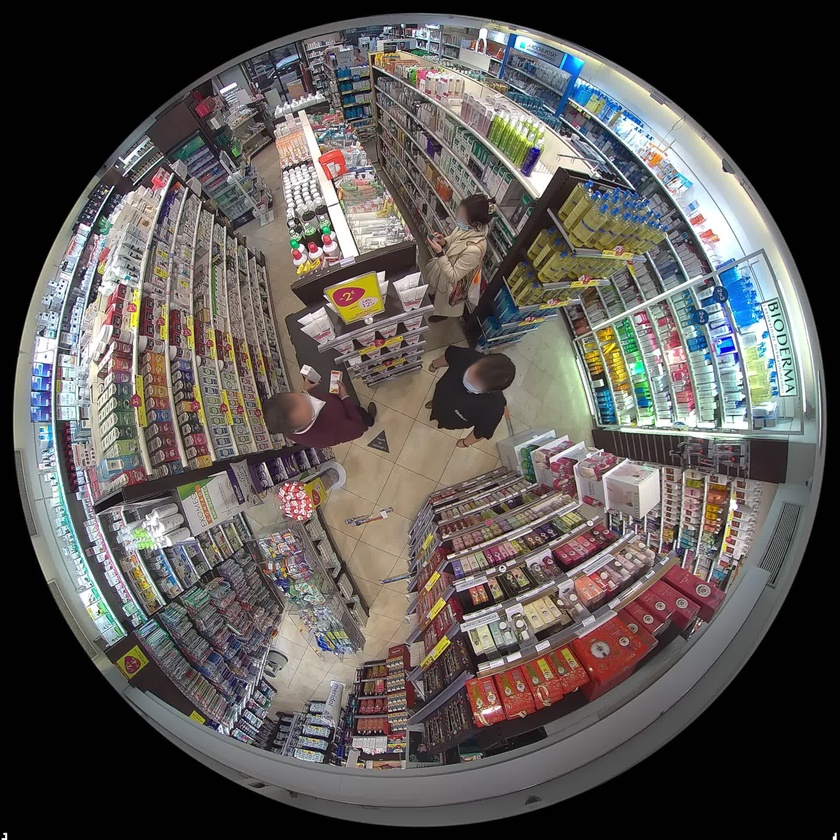
//> input picture images/fisheye.jpg, 840 x 840 px, shrunk from 1920 x 1920 before the run
$ ./unwarper ../../../images/fisheye.jpg   (built with g++ and OpenCV 4)
//> lines starting //> are read from the running program, lines starting //| are printed output that depends on the picture
/*
 * OpenCV Fisheye Unwarper - C++ Implementation
 *
 * A C++ program that uses OpenCV's fisheye features to dewarp fisheye images
 * into multiple perspective views, maintaining compatibility with the Python
 * unwrapper implementations.
 */

#include <opencv2/opencv.hpp>
#include <opencv2/imgproc.hpp>
#include <iostream>
#include <string>
#include <vector>
#include <filesystem>
#include <cmath>
#include <algorithm>
#include <stdexcept>
#include <ranges>

namespace fs = std::filesystem;

class OpenCVDewarper {
private:
    int width{};
    int height{};
    int output_width{};
    int output_height{};
    int zones{};
    cv::Mat K;  // Camera intrinsic matrix
    cv::Mat D;  // Distortion coefficients
    std::vector<cv::Mat> remap_tables;

public:
    explicit OpenCVDewarper(const int w, const int h, const int z = 5)
        : width(w), height(h), zones(z) {
        output_width = width / 2;
        output_height = height / 2;

        // Camera intrinsic parameters for fisheye lens
        K = cv::Mat::zeros(3, 3, CV_32F);
        K.at<float>(0, 0) = width / 2.0f;
        K.at<float>(1, 1) = height / 2.0f;
        K.at<float>(0, 2) = width / 2.0f;
        K.at<float>(1, 2) = height / 2.0f;
        K.at<float>(2, 2) = 1.0f;

        // Distortion coefficients (assuming no distortion for simplicity)
        D = cv::Mat::zeros(4, 1, CV_32F);

        // Create remapping tables for all zones
        createDewarpMapping();
    }

    void createDewarpMapping() {
        remap_tables.clear();

        for (int zone_id = 0; zone_id < zones; ++zone_id) {
            // Calculate rotation angles for each zone
            constexpr double yaw = 0.0;      // No rotation around Y axis
            constexpr double pitch = 45.0;   // Look up 45 degrees
            const double roll = 360.0 * zone_id / zones;  // Different for each zone

            // Convert to radians
            constexpr double yaw_rad = yaw * CV_PI / 180.0;
            constexpr double pitch_rad = pitch * CV_PI / 180.0;
            const double roll_rad = roll * CV_PI / 180.0;

            // Calculate rotation matrices
            cv::Mat R_x = cv::Mat::zeros(3, 3, CV_32F);
            R_x.at<float>(0, 0) = 1.0f;
            R_x.at<float>(1, 1) = cos(pitch_rad);
            R_x.at<float>(1, 2) = -sin(pitch_rad);
            R_x.at<float>(2, 1) = sin(pitch_rad);
            R_x.at<float>(2, 2) = cos(pitch_rad);

            cv::Mat R_y = cv::Mat::zeros(3, 3, CV_32F);
            R_y.at<float>(0, 0) = cos(yaw_rad);
            R_y.at<float>(0, 2) = sin(yaw_rad);
            R_y.at<float>(1, 1) = 1.0f;
            R_y.at<float>(2, 0) = -sin(yaw_rad);
            R_y.at<float>(2, 2) = cos(yaw_rad);

            cv::Mat R_z = cv::Mat::zeros(3, 3, CV_32F);
            R_z.at<float>(0, 0) = cos(roll_rad);
            R_z.at<float>(0, 1) = -sin(roll_rad);
            R_z.at<float>(1, 0) = sin(roll_rad);
            R_z.at<float>(1, 1) = cos(roll_rad);
            R_z.at<float>(2, 2) = 1.0f;

            // Combined rotation matrix
            cv::Mat R = R_z * R_y * R_x;

            // New camera matrix for the perspective view
            cv::Mat K_new = cv::Mat::zeros(3, 3, CV_32F);
            K_new.at<float>(0, 0) = output_width / 2.0f;
            K_new.at<float>(1, 1) = output_height / 2.0f;
            K_new.at<float>(0, 2) = output_width / 2.0f;
            K_new.at<float>(1, 2) = output_height / 2.0f;
            K_new.at<float>(2, 2) = 1.0f;

            // Create remapping tables
            cv::Mat map_x(output_height, output_width, CV_32F);
            cv::Mat map_y(output_height, output_width, CV_32F);

            for (int y = 0; y < output_height; ++y) {
                for (int x = 0; x < output_width; ++x) {
                    // Convert to homogeneous coordinates
                    const cv::Mat point = (cv::Mat_<float>(3, 1) << x, y, 1.0f);

                    // Project to 3D ray directions
                    const cv::Mat ray = K_new.inv() * point;

                    // Normalize ray
                    const float norm = cv::norm(ray);
                    const cv::Mat normalized_ray = ray / norm;

                    // Transform ray to fisheye camera coordinate system
                    const cv::Mat ray_fisheye = R * normalized_ray;

                    // Project fisheye ray to image coordinates
                    // For fisheye, we use spherical projection
                    float z = ray_fisheye.at<float>(2, 0);
                    z = std::clamp(z, -1.0f, 1.0f);  // Clamp to avoid domain errors
                    const float theta = std::acos(z);  // Angle from optical axis
                    const float phi = std::atan2(ray_fisheye.at<float>(1, 0), ray_fisheye.at<float>(0, 0));  // Azimuthal angle

                    // Map to fisheye image coordinates
                    // Assuming equidistant fisheye projection model
                    const float r = theta * width / CV_PI;  // Radius in fisheye image

                    // Convert to Cartesian coordinates
                    const float src_x = r * std::cos(phi) + width / 2.0f;
                    const float src_y = r * std::sin(phi) + height / 2.0f;

                    // Clip to valid range using std::clamp (C++17)
                    const float clamped_src_x = std::clamp(src_x, 0.0f, static_cast<float>(width - 1));
                    const float clamped_src_y = std::clamp(src_y, 0.0f, static_cast<float>(height - 1));

                    map_x.at<float>(y, x) = clamped_src_x;
                    map_y.at<float>(y, x) = clamped_src_y;
                }
            }

            remap_tables.push_back(map_x);
            remap_tables.push_back(map_y);
        }
    }

    cv::Mat dewarpFrame(const cv::Mat& image, const int zone_id) const {
        if (zone_id < 0 || zone_id >= zones) {
            throw std::invalid_argument("Invalid zone_id");
        }

        cv::Mat output;
        cv::remap(image, output,
                 remap_tables[zone_id * 2],
                 remap_tables[zone_id * 2 + 1],
                 cv::INTER_NEAREST,
                 cv::BORDER_CONSTANT,
                 cv::Scalar(0, 0, 0));

        return output;
    }

    int getZones() const { return zones; }
};

void printUsage(const char* programName) noexcept {
    std::cout << "Usage: " << programName << " <input_image> [options]\n"
              << "Options:\n"
              << "  --output-dir <dir>    Output directory (default: current directory)\n"
              << "  --prefix <prefix>     Output filename prefix (default: input filename)\n"
              << "  --repeat-dewarp <n>   Number of repetition of dewarping for performance testing (default: 1)\n"
              << "  --help                Show this help message\n";
}


int main(const int argc, char** argv) {
    if (argc < 2) {
        printUsage(argv[0]);
        return -1;
    }

    const std::string input_image = argv[1];
    std::string output_dir = ".";
    std::string prefix = "";
    int repeat_dewarp = 1;

    // Parse command line arguments
    for (int i = 2; i < argc; ++i) {
        const std::string arg = argv[i];
        if (arg == "--output-dir" && i + 1 < argc) {
            output_dir = argv[++i];
        } else if (arg == "--prefix" && i + 1 < argc) {
            prefix = argv[++i];
        } else if (arg == "--repeat-dewarp" && i + 1 < argc) {
            repeat_dewarp = std::stoi(argv[++i]);
            if (repeat_dewarp < 1) repeat_dewarp = 1;  // Ensure at least 1 repetition
        } else if (arg == "--help") {
            printUsage(argv[0]);
            return 0;
        }
    }

    // Validate input file
    if (!fs::exists(input_image)) {
        std::cerr << "Error: Input file '" << input_image << "' does not exist\n";
        return -1;
    }

    // Create output directory if needed
    if (!fs::exists(output_dir)) {
        fs::create_directories(output_dir);
    }

    // Set default prefix if not provided
    if (prefix.empty()) {
        prefix = fs::path(input_image).stem().string();
    }

    try {
        // Load input image
        std::cout << "Loading image: " << input_image << std::endl;
        cv::Mat image = cv::imread(input_image);
//> image is the input picture: 840 rows x 840 cols, CV_8UC3; mean B, G, R 83.6, 86.5, 90.8
        if (image.empty()) {
            std::cerr << "Error: Could not load image: " << input_image << std::endl;
            return -1;
        }

        const int height = image.rows;
//> height = 840
        const int width = image.cols;
//> width = 840

        // Initialize dewarper
        std::cout << "Initializing dewarper for " << width << "x" << height << " image" << std::endl;
//| Initializing dewarper for 840x840 image
        const OpenCVDewarper dewarper(width, height, 5);

        // Repeat dewarping for performance testing
        std::cout << "Repeat dewarp " << (repeat_dewarp) << std::endl;
        // Process each zone using range-based loop
        for (const auto zone_id : std::views::iota(0, dewarper.getZones())) {
            cv::Mat zone_image;

            for (int i = 0; i < repeat_dewarp; ++i) {
                zone_image = dewarper.dewarpFrame(image, zone_id);
                image.at<cv::Vec3b>(i&0xFF, 0) = zone_image.at<cv::Vec3b>(i&0xFF,i&0xFF); // Prevent optimization
                //std::cout << "Dewarping zone " << (zone_id + 1) << ", iteration " << (i + 1) << std::endl;
            }
            const std::string output_path = output_dir + "/" + prefix + "_" +
                                            std::to_string(zone_id + 1) + "_cpp.jpg";

            cv::imwrite(output_path, zone_image);
            std::cout << "Saved view " << (zone_id + 1) << " to: " << output_path << std::endl;
        }
//> this loop made 5 passes
//> pass 1, `cv::imwrite(output_path, zone_image);`:
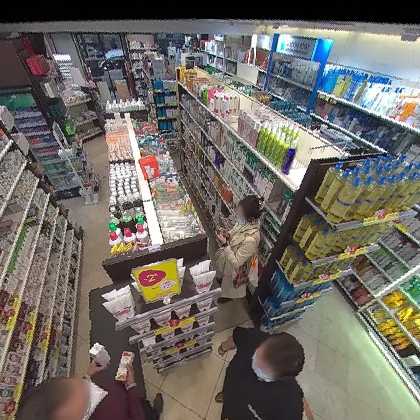
//> saved as fisheye_1_cpp.jpg: 420 rows x 420 cols, CV_8UC3; mean B, G, R 100.4, 106.9, 111.3
//> pass 2, `cv::imwrite(output_path, zone_image);`:
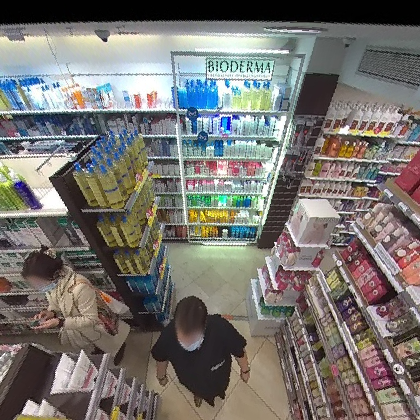
//> saved as fisheye_2_cpp.jpg: 420 rows x 420 cols, CV_8UC3; mean B, G, R 111.8, 116, 119.1

        std::cout << "Dewarping complete!" << std::endl;

    } catch (const std::exception& e) {
        std::cerr << "Error: " << e.what() << std::endl;
        return -1;
    }

    return 0;
}
